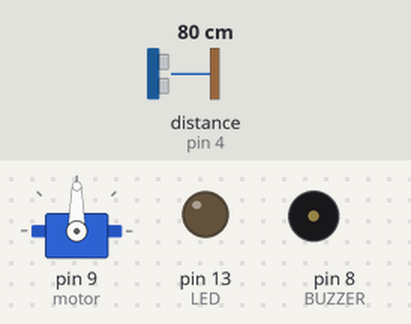
Recording of a sketch running on a simulated Arduino Uno, built with avr-gcc and run on an emulated ATmega328P. Shown: servo, output pins drawn as LEDs (lit = HIGH), buzzer (waves = sounding, pin HIGH). Wiring (inferred from the names in the program): ultrasonic range finder: trigger pin 3; echo pin 4. The test bench sets the inputs (shaded band); at power-on: distance to the obstacle (sensor on pin 4) 80 cm. The echo pulse lasts 58.3 µs per cm; pins used as bus, display or sensor lines are not drawn; what the sketch prints to the serial monitor is not drawn.

Above: at 1.3 s.
1.4 s: distance to the obstacle (sensor on pin 4) set to 23 cm
2.9 s: distance to the obstacle (sensor on pin 4) set to 18 cm
At 3.6 s:
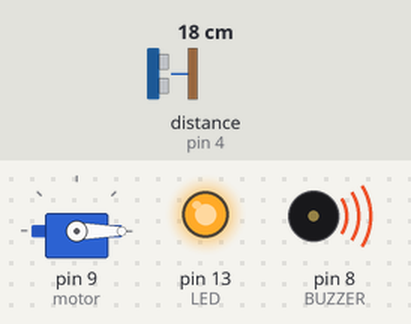
4.5 s: distance to the obstacle (sensor on pin 4) set to 35 cm
At 5.0 s:
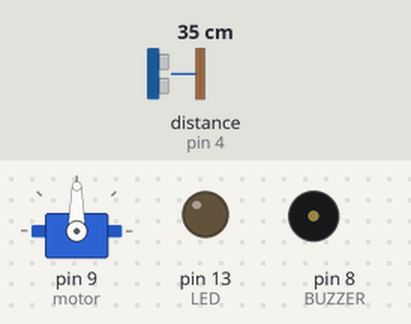
Timing chart, 0 to 7.5 s (numbered marks = the images above; inputs shaded):
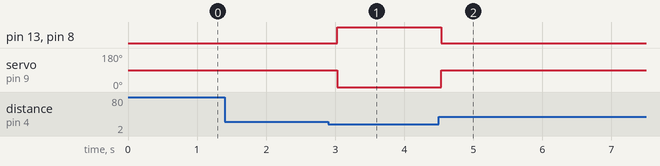

Measured:
- the behaviour switches between 21 and 20 cm on distance to the obstacle (sensor on pin 4) (found by bisection; images 0 and 1)
- after the input at 1.4 s, every drawn part: stays the same
- after the input at 2.9 s, pin 13 (LED), pin 8 (BUZZER): LOW → HIGH after 0.13 s; servo on pin 9 (motor): 90° → 0° after 0.13 s
- after the input at 4.5 s, pin 13 (LED), pin 8 (BUZZER): HIGH → LOW at once; servo on pin 9 (motor): 0° → 90° at once

The sketch:

forklift_safety.ino
```cpp
#include <Servo.h>

#define TRIG_PIN 3
#define ECHO_PIN 4
#define BUZZER 8
#define LED 13

Servo motor;  // Using servo as forklift motor

long duration;
int distance;

void setup() {
  pinMode(TRIG_PIN, OUTPUT);
  pinMode(ECHO_PIN, INPUT);
  pinMode(BUZZER, OUTPUT);
  pinMode(LED, OUTPUT);

  Serial.begin(9600);

  motor.attach(9);
  motor.write(90); // moving state

  Serial.println("Forklift Safety System Initialized");
}

void loop() {
  // Trigger ultrasonic pulse
  digitalWrite(TRIG_PIN, LOW);
  delayMicroseconds(2);

  digitalWrite(TRIG_PIN, HIGH);
  delayMicroseconds(10);
  digitalWrite(TRIG_PIN, LOW);

  // Read echo
  duration = pulseIn(ECHO_PIN, HIGH);

  // Convert to distance (cm)
  distance = duration * 0.034 / 2;

  Serial.print("Distance: ");
  Serial.print(distance);
  Serial.println(" cm");

  if (distance > 0 && distance < 20) {
    Serial.println("⚠️ Object Detected! STOPPING Forklift");

    digitalWrite(BUZZER, HIGH);
    digitalWrite(LED, HIGH);

    motor.write(0); // STOP
  } else {
    Serial.println("✅ Path Clear");

    digitalWrite(BUZZER, LOW);
    digitalWrite(LED, LOW);

    motor.write(90); // RUN
  }

  delay(500);
}
```
